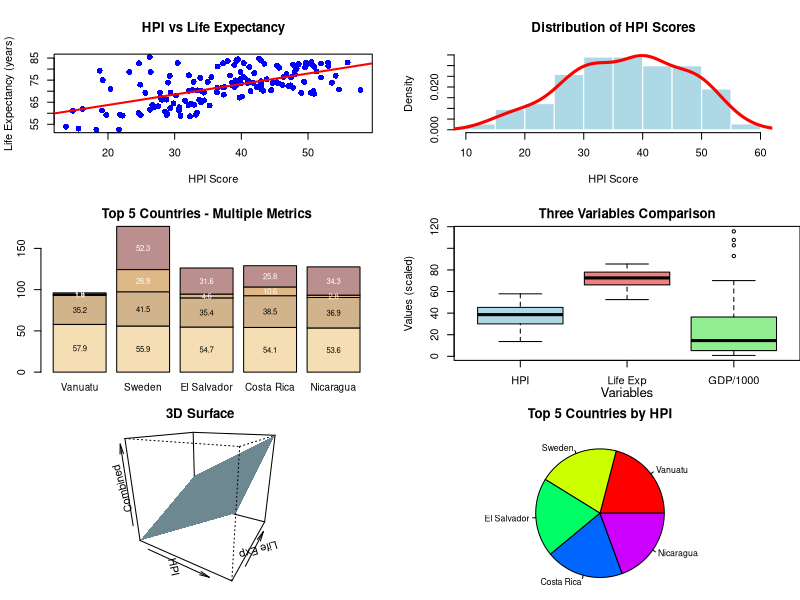

Reproduce this figure in R.
## ---- chunk 1
# Load required library
library(readxl)

# Read HPI data from Excel file
hpi_data <- read_excel("HPI.xlsx")

# Extract variables for analysis
countries <- hpi_data$Country
hpi_scores <- hpi_data$HPI
life_expectancy <- hpi_data$`Life Expectancy (years)`
gdp <- hpi_data$`GDP per capita ($)`
population <- hpi_data$`Population (thousands)`

# Display first few rows
head(hpi_data[, c("Country", "HPI", "Life Expectancy (years)", "GDP per capita ($)")], 10)
## ---- chunk 2
#| fig-width: 12
#| fig-height: 10

# Set layout (3 rows, 2 columns)
par(mfrow=c(3, 2), bg="white")

# 1. Scatterplot with regression line
plot(hpi_scores, life_expectancy, pch=16, col="blue",
     xlab="HPI Score", ylab="Life Expectancy (years)",
     main="HPI vs Life Expectancy", cex=1.2)
abline(lm(life_expectancy ~ hpi_scores), col="red", lwd=2)

# 2. Histogram with density curve
hist(hpi_scores, col="lightblue", border="white",
     main="Distribution of HPI Scores", xlab="HPI Score", 
     freq=FALSE, breaks=10)
lines(density(hpi_scores, na.rm=TRUE), col="red", lwd=3)

# 3. Barplot (adapted from VADeaths example)
par(mar=c(2, 3.1, 2, 2.1))
hpi_matrix <- matrix(c(hpi_scores[1:5], 
                       life_expectancy[1:5]/2,
                       gdp[1:5]/2000,
                       population[1:5]/200), 
                     nrow=4, byrow=TRUE)
midpts <- barplot(hpi_matrix, 
                  col=c("wheat", "tan", "burlywood", "rosybrown"),
                  names=rep("", 5),
                  main="Top 5 Countries - Multiple Metrics")
mtext(countries[1:5], at=midpts, side=1, line=0.5, cex=0.6)
text(rep(midpts, each=4), 
     apply(hpi_matrix, 2, cumsum) - hpi_matrix/2,
     round(hpi_matrix, 1), 
     col=rep(c("black", "white"), times=c(2,2)), 
     cex=0.7)
par(mar=c(5.1, 4.1, 4.1, 2.1))

# 4. Boxplot comparison
par(mar=c(3, 4.1, 2, 0))
boxplot(list(HPI=hpi_scores, 
             LifeExp=life_expectancy,
             GDP=gdp/1000),
        col=c("lightblue", "lightcoral", "lightgreen"),
        main="Three Variables Comparison",
        ylab="Values (scaled)",
        names=c("HPI", "Life Exp", "GDP/1000"))
mtext("Variables", side=1, line=2, cex=0.8)
par(mar=c(5.1, 4.1, 4.1, 2.1))

# 5. 3D Surface
x <- seq(min(hpi_scores, na.rm=TRUE), max(hpi_scores, na.rm=TRUE), length=20)
y <- seq(min(life_expectancy, na.rm=TRUE), max(life_expectancy, na.rm=TRUE), length=20)
z <- outer(x, y, function(x,y) (x + y)/2)
par(mar=c(1, 1, 2, 1))
persp(x, y, z, theta=30, phi=20, col="lightblue", 
      shade=0.75, border=NA, 
      xlab="HPI", ylab="Life Exp", zlab="Combined",
      main="3D Surface")
par(mar=c(5.1, 4.1, 4.1, 2.1))

# 6. Pie Chart
par(mar=c(0, 2, 2, 2))
pie(hpi_scores[1:5], labels=countries[1:5],
    col=rainbow(5), main="Top 5 Countries by HPI",
    cex=0.8)
par(mar=c(5.1, 4.1, 4.1, 2.1))

# Reset layout
par(mfrow=c(1, 1))
